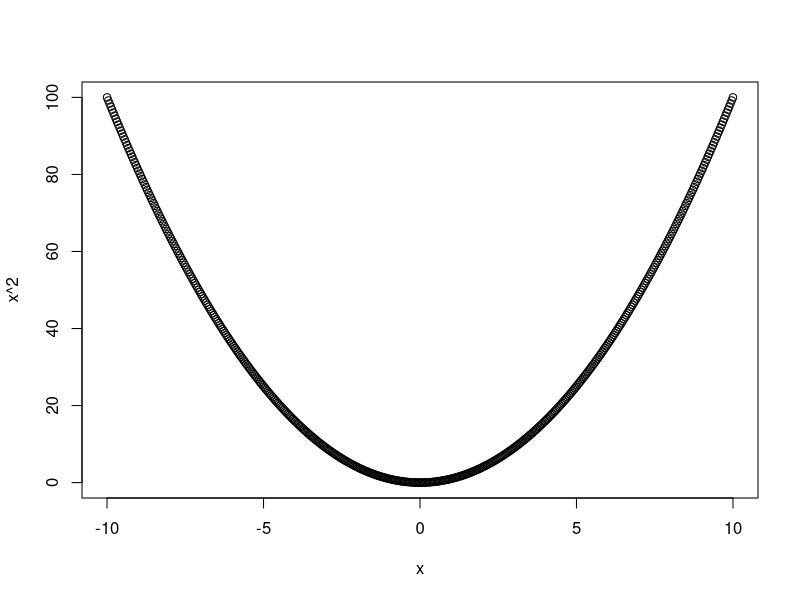
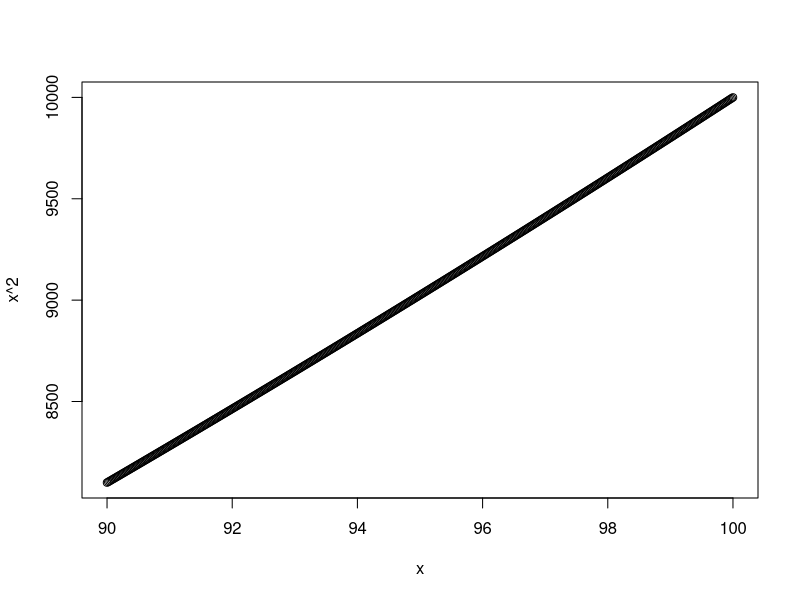
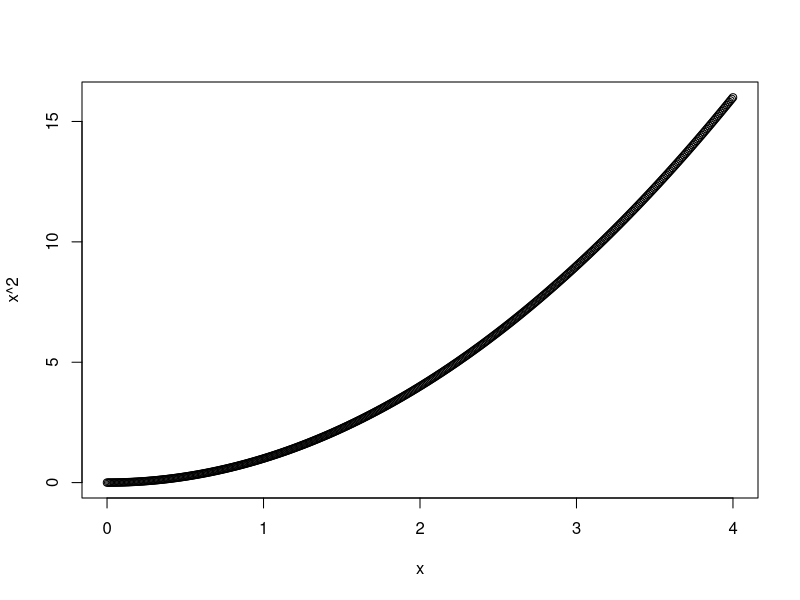
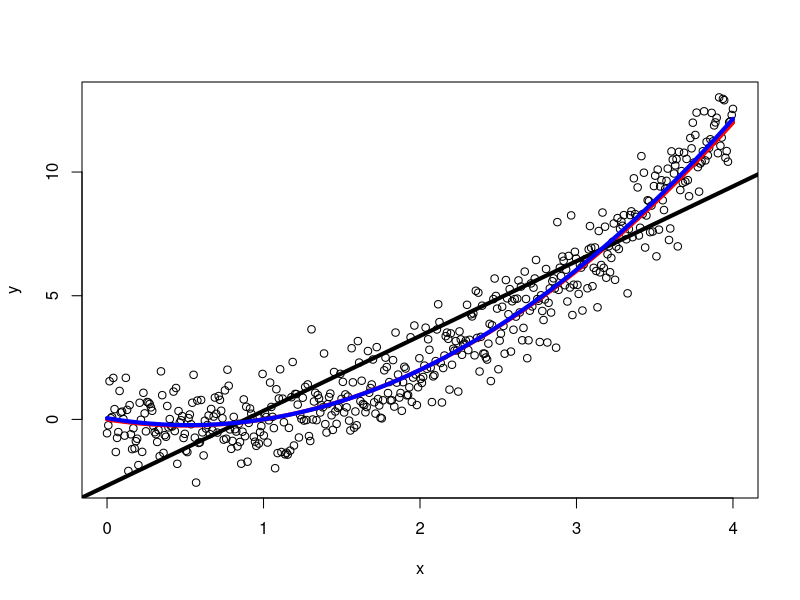
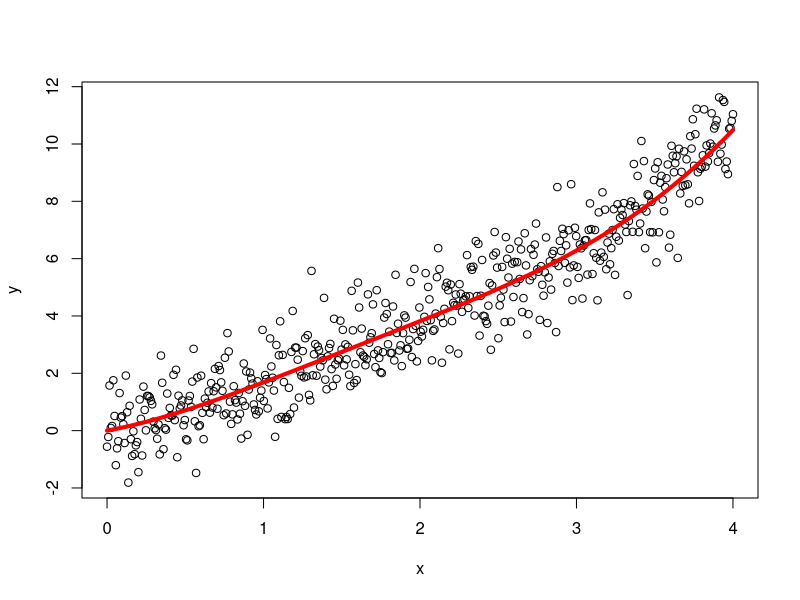

These figures' R source, in order:
set.seed(123)

#The correlation between x and x^2 depends on the region of where we have x-observations.
#This can be seen visually when considering the geometric interpretation of correlation:

n <- 500
x <- seq(-10,10, length.out=n)
cor(x, x^2) #0
plot(x,x^2)

x <- seq(90,100, length.out=n)
cor(x, x^2) #practically 1
plot(x,x^2)

x <- seq(0,4, length.out=n)
plot(x,x^2)
cor(x, x^2) #0.968125
#This correlation is high, but this does not need
#to be a problem for estimation:

u <- rnorm(n)
beta0 <- 0
beta1 <- -1
beta2 <- 1
trend <- beta0 + beta1*x + beta2*x^2 
y <- trend + u

plot(x,y)
points(x,trend, type="l", col="red", lwd=4)
cor(x,x^2)

lm.simple <- lm(y~x)
abline(lm.simple, lwd=4) #complete miss
#We really do need to include the quadratic trend to get an acceptable
#approximation to the trend:
lm.quad <- lm(y~x+I(x^2))
summary(lm.quad)

# Coefficients:
#   Estimate Std. Error t value Pr(>|t|)    
# (Intercept)  0.05168    0.13014   0.397    0.691    
# x           -1.07479    0.15029  -7.152 3.09e-12 ***
#   I(x^2)       1.02482    0.03637  28.174  < 2e-16 ***
#   ---
#   Signif. codes:  0 '***' 0.001 '**' 0.01 '*' 0.05 '.' 0.1 ' ' 1
# 
# Residual standard error: 0.9739 on 497 degrees of freedom
# Multiple R-squared:  0.9358,	Adjusted R-squared:  0.9356 
# F-statistic:  3625 on 2 and 497 DF,  p-value: < 2.2e-16

#Let's plot the estimated trend with a quadratic:
betahat <- coefficients(lm.quad)
trendhat <- betahat[1] + betahat[2]*x + betahat[3]*x^2 
points(x,trendhat, type="l", col="blue", lwd=4)
#Almost a perfect match, so the quadratic model
#performs very well even though we have a high degree of
#correlation between x and x^2.

#We are also able to successfully detect that a cubic is not needed:


lm.cubic <- lm(y~x+I(x^2) + I(x^3))
summary(lm.cubic)

#We still correctly identify that a higher order term
#is not needed:

# Coefficients:
#   Estimate Std. Error t value Pr(>|t|)    
# (Intercept)  0.022114   0.173072   0.128  0.89838    
# x           -0.985638   0.375088  -2.628  0.00886 ** 
#   I(x^2)       0.969040   0.218028   4.445 1.09e-05 ***
#   I(x^3)       0.009296   0.035828   0.259  0.79538    
# ---
#   Signif. codes:  0 '***' 0.001 '**' 0.01 '*' 0.05 '.' 0.1 ' ' 1
# 
# Residual standard error: 0.9748 on 496 degrees of freedom
# Multiple R-squared:  0.9359,	Adjusted R-squared:  0.9355 
# F-statistic:  2412 on 3 and 496 DF,  p-value: < 2.2e-16


#Things become more complicated if the model is misspecified,
#which clearly is the case in practice! Complex phenomena -do not-
#follow simple polynomial trends!

#Let's study a more complex trend:
beta0 <- 0
beta1 <- -1
beta2 <- 1
trend <- beta0 + beta1*x + beta2*x^2 + 2*sin(x)
y <- trend + u

cor(x, x^2) #0.968125, as before

plot(x,y)
points(x,trend, type="l", col="red", lwd=4)
#The trend has some curvature, though slightly more
#complex than a simple quadratic.

summary(lm(y~x+I(x^2))) #x and x^2 significant
summary(lm(y~x+I(x^2) + I(x^3))) #x and x^3 significant
summary(lm(y~x+I(x^2) + I(x^3) + I(x^4))) #x^2, x^3, x^4 significant
summary(lm(y~x+I(x^2) + I(x^3) + I(x^4) + I(x^5))) #no covariates are -individually- significant (!)
#Some of these p-values are affected by multicollinearity, though
#we will not study this in technical detail. 